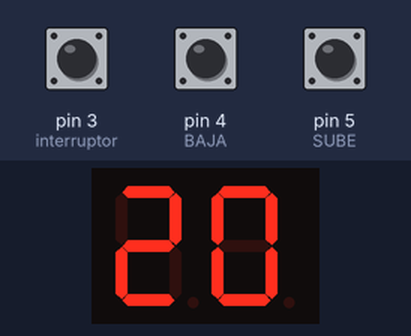
The sketch below on a simulated Arduino Uno, built with avr-gcc and run on an emulated ATmega328P. On the bench: 2-digit seven-segment display. Wiring (inferred from the names in the program): 2-digit 7-segment display, segments lit when LOW: segments pin 12, pin 13, pin 7, pin 8, pin 9, pin 11, pin 10; digit selects A5, A4. Inputs (shaded band) come from the test bench; at power-on: pin 5 (SUBE) HIGH, pin 3 (interruptor) HIGH, pin 4 (BAJA) HIGH. The segment pins are drawn as the display they are named for.

Above: at 1.2 s.
1.3 s: pin 5 (SUBE) pulled LOW for 0.15 s
At 2.2 s:
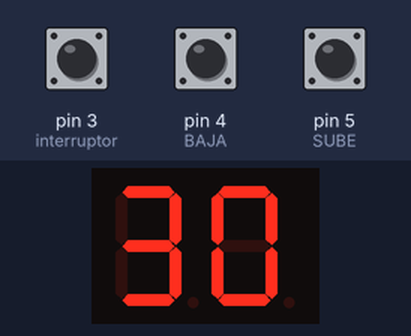
2.9 s: pin 5 (SUBE) pulled LOW for 1 s
At 3.3 s:
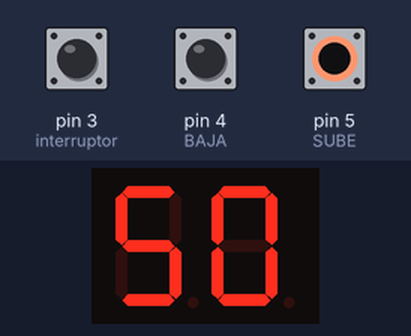
Timing chart, 0 to 5.9 s (numbered marks = the images above; inputs shaded):
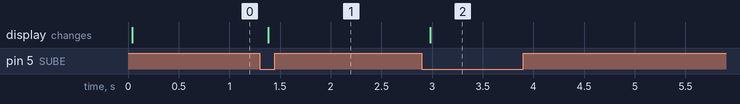

Measured:
- after the input at 1.3 s, the display: changes after 0.08 s (image 1)
- after the input at 2.9 s, the display: changes after 0.08 s (image 2)

The sketch:

aguirre_javier_segundapartearduino1.ino
```cpp
/*
Nombre del Proyecto: Contador de 2 dígitos con Display de 7 Segmentos y Botones.
  Autor: Aguirre Javier
  Fecha: 09/10/2023
  Descripción: Este código controla un contador de dos dígitos utilizando un display de 7 segmentos.
  Los botones "SUBE," "BAJA" y "RESET" permiten incrementar, decrementar y restablecer el contador.
*/
// Definición de Pines para el Display y Botones
#define A 12
#define B 13
#define C 7
#define D 8
#define E 9
#define F 11
#define G 10
#define SUBE 5
#define BAJA 4
#define interruptor 3
#define UNIDAD A4
#define DECENA A5
#define APAGADOS 0
#define TIMEDELAY 10
// Variables para el Contador y Estados de los Botones
int CONTADOR = 0;
int sube = 1;
int subePrev =1;
int baja = 1;
int bajaPrev = 1;
int reset = 1;
int resetPrev = 1;
// Configuración de Pines de Entrada y Salida
void setup()
{
  pinMode(interruptor, INPUT_PULLUP);
  pinMode(SUBE, INPUT_PULLUP);
  pinMode(BAJA, INPUT_PULLUP);
  pinMode(A,OUTPUT);
  pinMode(B,OUTPUT);
  pinMode(C,OUTPUT);
  pinMode(D,OUTPUT);
  pinMode(E,OUTPUT);
  pinMode(F,OUTPUT);
  pinMode(G,OUTPUT);
  pinMode(UNIDAD,OUTPUT);
  pinMode(DECENA,OUTPUT);
}

void loop()
{
  int estadoInterruptor = digitalRead(interruptor);
  if (estadoInterruptor == LOW)
  {
    PrintCount();// Muestra el valor del contador en el Display
    int presionado = KeyPressed();// Detecta si se ha presionado uno de los botones
    if(presionado == 	SUBE)
    {
      sumar();
    }
    if(presionado == BAJA)
    {
      restar();
    }

  }
  else if (estadoInterruptor == HIGH)
  {
    PrintNumeroPrimo();// Muestra el valor del contador en el Display solo si es un numero Primo
    int presionado = KeyPressed();// Detecta si se ha presionado uno de los botones
    if(presionado == 	SUBE)
    {
      sumar();
    }
  }
}
// Función para mostrar un dígito en el Display de 7 Segmentos
void printDigit(int digit)
{
  digitalWrite(A, HIGH);
  digitalWrite(B, HIGH);
  digitalWrite(C, HIGH);
  digitalWrite(D, HIGH);
  digitalWrite(E, HIGH);
  digitalWrite(F, HIGH);
  digitalWrite(G, HIGH);
  switch (digit)
  {
    case 0:
    digitalWrite(A, LOW);
  	digitalWrite(B, LOW);
  	digitalWrite(C, LOW);
  	digitalWrite(D, LOW);
  	digitalWrite(E, LOW);
  	digitalWrite(F, LOW);
  	digitalWrite(G, HIGH);
    break;
    case 1:
    digitalWrite(A, HIGH);
  	digitalWrite(B, LOW);
  	digitalWrite(C, LOW);
  	digitalWrite(D, HIGH);
  	digitalWrite(E, HIGH);
  	digitalWrite(F, HIGH);
    digitalWrite(G, HIGH);
    break;
    case 2:
    digitalWrite(A, LOW);
  	digitalWrite(B, LOW);
  	digitalWrite(C, HIGH);
  	digitalWrite(D, LOW);
  	digitalWrite(E, LOW);
  	digitalWrite(F, HIGH);
  	digitalWrite(G, LOW);
    break;
    case 3:
    digitalWrite(A, LOW);
  	digitalWrite(B, LOW);
  	digitalWrite(C, LOW);
  	digitalWrite(D, LOW);
  	digitalWrite(E, HIGH);
  	digitalWrite(F, HIGH);
  	digitalWrite(G, LOW);
    break;
    case 4:
    digitalWrite(A, HIGH);
  	digitalWrite(B, LOW);
  	digitalWrite(C, LOW);
  	digitalWrite(D, HIGH);
  	digitalWrite(E, HIGH);
  	digitalWrite(F, LOW);
  	digitalWrite(G, LOW);
    break;
    case 5:
    digitalWrite(A, LOW);
  	digitalWrite(B, HIGH);
  	digitalWrite(C, LOW);
  	digitalWrite(D, LOW);
  	digitalWrite(E, HIGH);
  	digitalWrite(F, LOW);
  	digitalWrite(G, LOW);
    break;
    case 6:
    digitalWrite(A, LOW);
  	digitalWrite(B, HIGH);
  	digitalWrite(C, LOW);
  	digitalWrite(D, LOW);
  	digitalWrite(E, LOW);
  	digitalWrite(F, LOW);
  	digitalWrite(G, LOW);
    break;
    case 7:
    digitalWrite(A, LOW);
  	digitalWrite(B, LOW);
  	digitalWrite(C, LOW);
  	digitalWrite(D, HIGH);
  	digitalWrite(E, HIGH);
  	digitalWrite(F, HIGH);
  	digitalWrite(G, HIGH);
    break;
    case 8:
    digitalWrite(A, LOW);
  	digitalWrite(B, LOW);
  	digitalWrite(C, LOW);
  	digitalWrite(D, LOW);
  	digitalWrite(E, LOW);
  	digitalWrite(F, LOW);
  	digitalWrite(G, LOW);
    break;
    case 9:
    digitalWrite(A, LOW);
  	digitalWrite(B, LOW);
  	digitalWrite(C, LOW);
  	digitalWrite(D, HIGH);
  	digitalWrite(E, HIGH);
  	digitalWrite(F, LOW);
  	digitalWrite(G, LOW);
    break;
  }
}
// Función para detectar qué botón ha sido presionado
int KeyPressed(void)
{
  sube = digitalRead(SUBE);
  baja = digitalRead(BAJA);
  if (sube == 1)
  {
    subePrev = 1;
  }
  if (baja == 1)
  {
    bajaPrev = 1;
  }
  if (sube == 0 && sube != subePrev)
   {
     subePrev = sube;
     return SUBE;
   }
   else if (baja == 0 && baja != bajaPrev)
    {
      bajaPrev = baja;
      return BAJA;
    }

 return 0;

}
void sumar()
{
 CONTADOR ++;
  if(CONTADOR > 99)
  {
    CONTADOR = 0;
  }
}
void restar()
{
  CONTADOR --;
  if(CONTADOR < 0)
  {
    CONTADOR = 99;
  }
}
void resetear()
{
  CONTADOR = 0;
}
// Función para mostrar el dígito en el Display correspondiente
void PrintCount()
{
   PrendeDigito(APAGADOS);

   printDigit(CONTADOR/10);
   PrendeDigito(DECENA);

   PrendeDigito(APAGADOS);
   printDigit(CONTADOR-10*((int) CONTADOR/10));
   PrendeDigito(UNIDAD);
}
void PrintNumeroPrimo()
{
  // Si el interruptor está en la posición "números primos," muestra el número primo actual en el Display
  while (!esPrimo(CONTADOR))
  {
    CONTADOR++;
    if (CONTADOR > 99)
      {
          CONTADOR = 0;
      }
  }
   PrendeDigito(APAGADOS);
   printDigit(CONTADOR/10);
   PrendeDigito(DECENA);
   PrendeDigito(APAGADOS);
   printDigit(CONTADOR-10*((int) CONTADOR/10));
   PrendeDigito(UNIDAD);

}
void PrendeDigito(int digito)
{
  if(digito == UNIDAD)
  {
    digitalWrite(UNIDAD , HIGH);
    digitalWrite(DECENA , LOW);
    delay(TIMEDELAY);
  }
  else if(digito == DECENA)
  {
    digitalWrite(UNIDAD , LOW);
    digitalWrite(DECENA , HIGH);
    delay(TIMEDELAY);
  }
  else if(APAGADOS)
  {
  digitalWrite(A, LOW);
  digitalWrite(B, LOW);
  digitalWrite(C, LOW);
  digitalWrite(D, LOW);
  digitalWrite(E, LOW);
  digitalWrite(F, LOW);
  digitalWrite(G, LOW);
  delay(TIMEDELAY);
  }
  else
  {
    digitalWrite(UNIDAD , LOW);
    digitalWrite(DECENA , LOW);
  }

}
bool esPrimo(int numero)
{
    if (numero <= 1)
    {
        return false; // 0 y 1 no son primos
    }
    for (int i = 2; i < numero; i++)
    {
        if (numero % i == 0)
        {
            return false; // Si es divisible por algún número en el rango [2, sqrt(numero)], no es primo
        }
    }
    return true; // Si no es divisible por ningún número en ese rango, es primo
}
```
